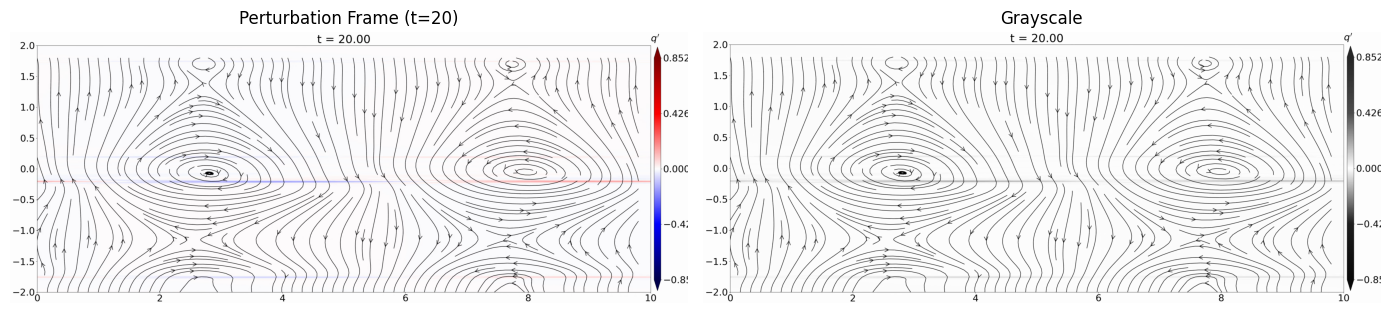
#> input picture pert_analysis.png, 1389 x 313 px
$ python -i measure_vortex_speed.py   (imports and definitions only)
#> lines starting #> are read from the running program, lines starting #| are printed output that depends on the picture; after the words box and inside, x2 and y2 are one past the last pixel; in counts of white or black regions, pixels touching at a corner belong together
#> further down, picture is the input picture: shape (313, 1389, 3); mean B, G, R 239.6, 238.8, 239.5
import cv2
import numpy as np
import os

DL = os.path.expanduser("~/Downloads")
OUT = "/Users/coalminer/Desktop/流体模拟/HW1/wave_speed"

VIDEOS = {
    "a0.05": "solve_2D_nonlinear_case1_abg0.05_ap0.05_k1_pert.mp4",
    "a0.08": "solve_2D_nonlinear_case1_abg0.08_ap0.08_k1_pert.mp4",
    "a0.1": "solve_2D_nonlinear_case1_ap0.1_k1_pert.mp4",
    "a0.2": "solve_2D_nonlinear_case1_abg0.2_ap0.2_k1_pert.mp4",
}

Lx = 10.0
T_total = 50.0
N_frames = 501
dt = T_total / (N_frames - 1)

X_PIX_MIN, X_PIX_MAX = 100, 2800
Y_PIX_MIN, Y_PIX_MAX = 100, 1100

def pix_to_x(px):
    return (px - X_PIX_MIN) / (X_PIX_MAX - X_PIX_MIN) * Lx

def find_vortex_peak(frame_bgr, x_min_pix=1200):
    """找右涡旋峰值位置（蓝色密度最大的 x）"""
#> called with x_min_pix = 1200
    hsv = cv2.cvtColor(frame_bgr, cv2.COLOR_BGR2HSV)
#> hsv: shape (313, 1389, 3); mean H, S, V 46.9, 1.7, 240.2
    blue_mask = cv2.inRange(hsv, (100, 80, 80), (140, 255, 255))
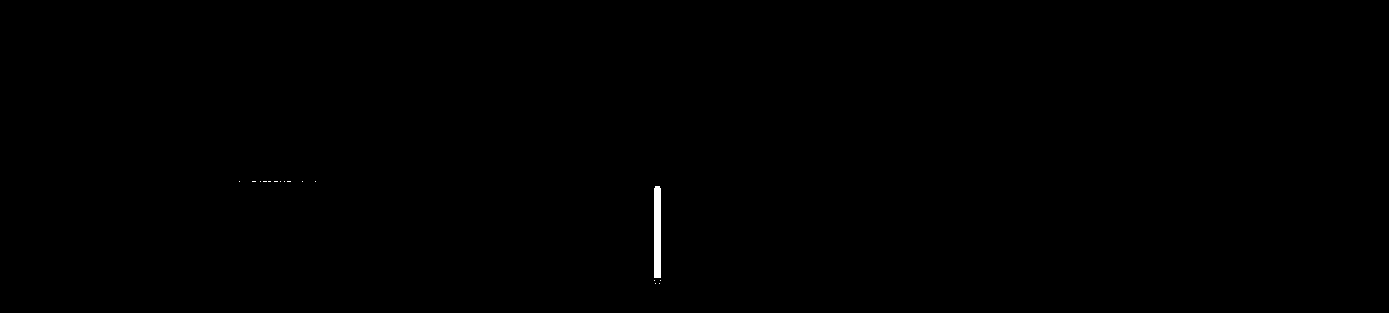
#> blue_mask: shape (313, 1389); 0.15% white; 16 white regions (15 under 20 px), largest, box (x1, y1, x2, y2) and area: (654, 186, 661, 278) 640
    h, w = blue_mask.shape
#> h = 313; w = 1389
    crop = np.zeros_like(blue_mask)
    crop[Y_PIX_MIN:Y_PIX_MAX, X_PIX_MIN:X_PIX_MAX] = blue_mask[Y_PIX_MIN:Y_PIX_MAX, X_PIX_MIN:X_PIX_MAX]
    # y=0 附近 ±80 像素
    y_center = (Y_PIX_MIN + Y_PIX_MAX) // 2
    band = crop[y_center-80:y_center+80, :]
#> band = empty array
    # 沿 y 积分得到蓝色密度剖面
    profile = band.sum(axis=0).astype(float)
#> profile = 1389 values from 0 to 0
    # 平滑
    kernel = np.ones(50) / 50
    profile_smooth = np.convolve(profile, kernel, mode='same')
#> profile_smooth = 1389 values from 0 to 0
    # 只取 x > x_min_pix
    profile_smooth[:x_min_pix] = 0
    if profile_smooth.max() < 100:
        return None
    # 找峰值
    x_peak_pix = np.argmax(profile_smooth)
    return pix_to_x(x_peak_pix), profile_smooth[x_peak_pix]

results = {}
# [48 lines not run here, left out]

>>> import cv2
>>> picture = cv2.imread('pert_analysis.png')
>>> result = find_vortex_peak(picture)

$ run again, on streamline_analysis.png
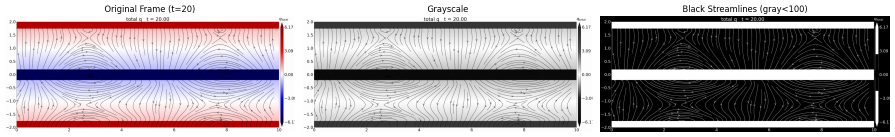
#> input picture streamline_analysis.png, 1790 x 274 px (shown at 1/2 size)
#> picture is the input picture: shape (274, 1790, 3); mean B, G, R 163.7, 158.8, 166.3
#> hsv: shape (274, 1790, 3); mean H, S, V 17.4, 19.1, 171.3
#> in find_vortex_peak, `blue_mask = cv2.inRange(hsv, (100, 80, 80), (140, 255, 255))`:
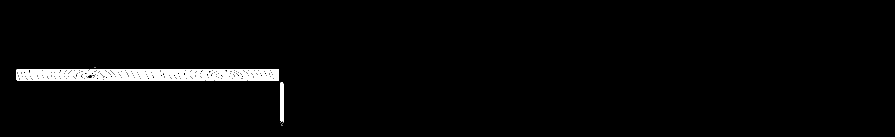
#> blue_mask: shape (274, 1790) (shown at 1/2 size); 2.2% white; 11 white regions (9 under 20 px), largest, box (x1, y1, x2, y2) and area: (33, 138, 558, 161) 10246, (561, 164, 567, 245) 470
#> in find_vortex_peak, `crop[Y_PIX_MIN:Y_PIX_MAX, X_PIX_MIN:X_PIX_MAX] = blue_mask[Y_PIX_MIN:Y..`:
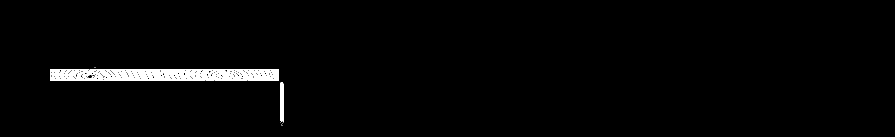
#> crop: shape (274, 1790) (shown at 1/2 size); 1.9% white; 11 white regions (9 under 20 px), largest, box (x1, y1, x2, y2) and area: (100, 138, 558, 161) 8906, (561, 164, 567, 245) 470
#> band = empty array
#> profile = 1790 values from 0 to 0
